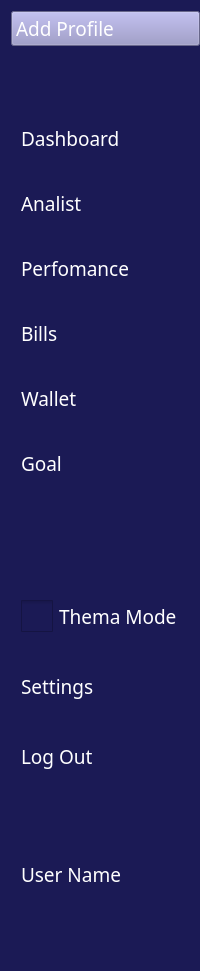
     <widget class="QWidget" name="maximize_slider_menu_widget" native="true">
      <property name="styleSheet">
       <string notr="true">QWidget{
	background-color:#1B1A55;
}
QPushButton{
	height:50px;
	weight:220px;
	border:none;
	border-top-left-radius:5px;
	border-bottom-left-radius:5px;
}
QCheckBox{
	height:50px;
	weight:220px;
}
QPushButton:checked{
	background-color:#9290C3;
	color: #9290C3;
	font-weight:bold;
}

</string>
      </property>
      <layout class="QVBoxLayout" name="verticalLayout_5">
       <property name="rightMargin">
        <number>0</number>
       </property>
       <item>
        <widget class="QComboBox" name="profiles_combobox">
         <property name="font">
          <font>
           <family>Poppins</family>
           <pointsize>14</pointsize>
          </font>
         </property>
         <property name="styleSheet">
          <string notr="true">QComboBox
{
	color:white;
	background-color:#9290C3;
}
QComboBox:editable {
    background-color: white;
}

QComboBox::drop-down
{
	border:none;
}

QComboBox::down-arrow
{
	image: url(:/img/img/chevron-down.svg);
	width:32px;
	height:32px;
	margin-right:20px;
}
QComboBox::down-arrow:on
{	
	image: url(:/img/img/chevron-up.svg);
	width:32px;
	height:32px;
	margin-right:20px;
}</string>
         </property>
         <item>
          <property name="text">
           <string>Add Profile</string>
          </property>
         </item>
         <item>
          <property name="text">
           <string>Deneme</string>
          </property>
         </item>
        </widget>
       </item>
       <item>
        <spacer name="verticalSpacer_3">
         <property name="orientation">
          <enum>Qt::Vertical</enum>
         </property>
         <property name="sizeHint" stdset="0">
          <size>
           <width>20</width>
           <height>61</height>
          </size>
         </property>
        </spacer>
       </item>
       <item>
        <layout class="QVBoxLayout" name="verticalLayout">
         <property name="spacing">
          <number>15</number>
         </property>
         <item>
          <widget class="QPushButton" name="dashboard_button">
           <property name="font">
            <font>
             <family>Poppins</family>
             <pointsize>14</pointsize>
            </font>
           </property>
           <property name="styleSheet">
            <string notr="true">color:white;
text-align: left;
padding-left: 10px;</string>
           </property>
           <property name="text">
            <string>Dashboard</string>
           </property>
           <property name="icon">
            <iconset resource="../../OneDrive/Belgeler/GitHub/financaITrackingProject/dashboard/dashboard.qrc">
             <normaloff>:/img/img/grid.svg</normaloff>:/img/img/grid.svg</iconset>
           </property>
           <property name="iconSize">
            <size>
             <width>32</width>
             <height>32</height>
            </size>
           </property>
           <property name="checkable">
            <bool>true</bool>
           </property>
           <property name="autoExclusive">
            <bool>true</bool>
           </property>
          </widget>
         </item>
         <item>
          <widget class="QPushButton" name="analist_button">
           <property name="font">
            <font>
             <family>Poppins</family>
             <pointsize>14</pointsize>
            </font>
           </property>
           <property name="styleSheet">
            <string notr="true">color:white;
text-align: left;
padding-left: 10px;</string>
           </property>
           <property name="text">
            <string>Analist</string>
           </property>
           <property name="icon">
            <iconset resource="../../OneDrive/Belgeler/GitHub/financaITrackingProject/dashboard/dashboard.qrc">
             <normaloff>:/img/img/analist.svg</normaloff>:/img/img/analist.svg</iconset>
           </property>
           <property name="iconSize">
            <size>
             <width>32</width>
             <height>32</height>
            </size>
           </property>
           <property name="checkable">
            <bool>true</bool>
           </property>
           <property name="autoExclusive">
            <bool>true</bool>
           </property>
          </widget>
         </item>
         <item>
          <widget class="QPushButton" name="performance_button">
           <property name="font">
            <font>
             <family>Poppins</family>
             <pointsize>14</pointsize>
            </font>
           </property>
           <property name="styleSheet">
            <string notr="true">color:white;
text-align: left;
padding-left: 10px;</string>
           </property>
           <property name="text">
            <string>Perfomance</string>
           </property>
           <property name="icon">
            <iconset resource="../../OneDrive/Belgeler/GitHub/financaITrackingProject/dashboard/dashboard.qrc">
             <normaloff>:/img/img/performance.svg</normaloff>:/img/img/performance.svg</iconset>
           </property>
           <property name="iconSize">
            <size>
             <width>32</width>
             <height>32</height>
            </size>
           </property>
           <property name="checkable">
            <bool>true</bool>
           </property>
           <property name="autoExclusive">
            <bool>true</bool>
           </property>
          </widget>
         </item>
         <item>
          <widget class="QPushButton" name="bills_button">
           <property name="font">
            <font>
             <family>Poppins</family>
             <pointsize>14</pointsize>
            </font>
           </property>
           <property name="styleSheet">
            <string notr="true">color:white;
text-align: left;
padding-left: 10px;</string>
           </property>
           <property name="text">
            <string>Bills</string>
           </property>
           <property name="icon">
            <iconset resource="../../OneDrive/Belgeler/GitHub/financaITrackingProject/dashboard/dashboard.qrc">
             <normaloff>:/img/img/bills.svg</normaloff>:/img/img/bills.svg</iconset>
           </property>
           <property name="iconSize">
            <size>
             <width>32</width>
             <height>32</height>
            </size>
           </property>
           <property name="checkable">
            <bool>true</bool>
           </property>
           <property name="autoExclusive">
            <bool>true</bool>
           </property>
          </widget>
         </item>
         <item>
          <widget class="QPushButton" name="wallet_button">
           <property name="font">
            <font>
             <family>Poppins</family>
             <pointsize>14</pointsize>
            </font>
           </property>
           <property name="styleSheet">
            <string notr="true">color:white;
text-align: left;
padding-left: 10px;</string>
           </property>
           <property name="text">
            <string>Wallet</string>
           </property>
           <property name="icon">
            <iconset resource="../../OneDrive/Belgeler/GitHub/financaITrackingProject/dashboard/dashboard.qrc">
             <normaloff>:/img/img/wallet.svg</normaloff>:/img/img/wallet.svg</iconset>
           </property>
           <property name="iconSize">
            <size>
             <width>32</width>
             <height>32</height>
            </size>
           </property>
           <property name="checkable">
            <bool>true</bool>
           </property>
           <property name="autoExclusive">
            <bool>true</bool>
           </property>
          </widget>
         </item>
         <item>
          <widget class="QPushButton" name="goal_button">
           <property name="font">
            <font>
             <family>Poppins</family>
             <pointsize>14</pointsize>
            </font>
           </property>
           <property name="styleSheet">
            <string notr="true">color:white;
text-align: left;
padding-left: 10px;</string>
           </property>
           <property name="text">
            <string>Goal</string>
           </property>
           <property name="icon">
            <iconset resource="../../OneDrive/Belgeler/GitHub/financaITrackingProject/dashboard/dashboard.qrc">
             <normaloff>:/img/img/crosshair.svg</normaloff>:/img/img/crosshair.svg</iconset>
           </property>
           <property name="iconSize">
            <size>
             <width>32</width>
             <height>32</height>
            </size>
           </property>
           <property name="checkable">
            <bool>true</bool>
           </property>
           <property name="autoExclusive">
            <bool>true</bool>
           </property>
          </widget>
         </item>
        </layout>
       </item>
       <item>
        <spacer name="verticalSpacer_4">
         <property name="orientation">
          <enum>Qt::Vertical</enum>
         </property>
         <property name="sizeHint" stdset="0">
          <size>
           <width>20</width>
           <height>97</height>
          </size>
         </property>
        </spacer>
       </item>
       <item>
        <layout class="QVBoxLayout" name="verticalLayout_4">
         <property name="spacing">
          <number>20</number>
         </property>
         <item>
          <widget class="QCheckBox" name="thema_button">
           <property name="font">
            <font>
             <family>Poppins</family>
             <pointsize>14</pointsize>
            </font>
           </property>
           <property name="styleSheet">
            <string notr="true">QCheckBox{
	color:white;
	padding-left: 10px;
}
QCheckBox::indicator {
	width: 32px;
	height: 32px;
}

QCheckBox::indicator:checked{
	image: url(:/img/img/toggle-right.svg);
}

QCheckBox::indicator:unchecked{

	image: url(:/img/img/toggle-left.svg);
}</string>
           </property>
           <property name="text">
            <string>Thema Mode</string>
           </property>
           <property name="checkable">
            <bool>true</bool>
           </property>
           <property name="autoExclusive">
            <bool>false</bool>
           </property>
          </widget>
         </item>
         <item>
          <widget class="QPushButton" name="settings_button">
           <property name="font">
            <font>
             <family>Poppins</family>
             <pointsize>14</pointsize>
            </font>
           </property>
           <property name="styleSheet">
            <string notr="true">color:white;
text-align: left;
padding-left: 10px;</string>
           </property>
           <property name="text">
            <string>Settings</string>
           </property>
           <property name="icon">
            <iconset resource="../../OneDrive/Belgeler/GitHub/financaITrackingProject/dashboard/dashboard.qrc">
             <normaloff>:/img/img/settings.svg</normaloff>:/img/img/settings.svg</iconset>
           </property>
           <property name="iconSize">
            <size>
             <width>32</width>
             <height>32</height>
            </size>
           </property>
           <property name="checkable">
            <bool>true</bool>
           </property>
           <property name="autoExclusive">
            <bool>true</bool>
           </property>
          </widget>
         </item>
         <item>
          <widget class="QPushButton" name="logout_button">
           <property name="font">
            <font>
             <family>Poppins</family>
             <pointsize>14</pointsize>
            </font>
           </property>
           <property name="styleSheet">
            <string notr="true">color:white;
text-align: left;
padding-left: 10px;</string>
           </property>
           <property name="text">
            <string>Log Out</string>
           </property>
           <property name="icon">
            <iconset resource="../../OneDrive/Belgeler/GitHub/financaITrackingProject/dashboard/dashboard.qrc">
             <normaloff>:/img/img/log-out.svg</normaloff>:/img/img/log-out.svg</iconset>
           </property>
           <property name="iconSize">
            <size>
             <width>32</width>
             <height>32</height>
            </size>
           </property>
           <property name="checkable">
            <bool>true</bool>
           </property>
           <property name="autoExclusive">
            <bool>true</bool>
           </property>
          </widget>
         </item>
        </layout>
       </item>
       <item>
        <spacer name="verticalSpacer_6">
         <property name="orientation">
          <enum>Qt::Vertical</enum>
         </property>
         <property name="sizeHint" stdset="0">
          <size>
           <width>20</width>
           <height>62</height>
          </size>
         </property>
        </spacer>
       </item>
       <item>
        <widget class="QPushButton" name="profile_button">
         <property name="font">
          <font>
           <family>Poppins</family>
           <pointsize>14</pointsize>
          </font>
         </property>
         <property name="styleSheet">
          <string notr="true">color:white;
text-align: left;
padding-left: 10px;</string>
         </property>
         <property name="text">
          <string>User Name</string>
         </property>
         <property name="icon">
          <iconset resource="../../OneDrive/Belgeler/GitHub/financaITrackingProject/dashboard/dashboard.qrc">
           <normaloff>:/img/img/default_profile.svg</normaloff>:/img/img/default_profile.svg</iconset>
         </property>
         <property name="iconSize">
          <size>
           <width>32</width>
           <height>32</height>
          </size>
         </property>
         <property name="checkable">
          <bool>true</bool>
         </property>
         <property name="autoExclusive">
          <bool>true</bool>
         </property>
        </widget>
       </item>
       <item>
        <spacer name="verticalSpacer_8">
         <property name="orientation">
          <enum>Qt::Vertical</enum>
         </property>
         <property name="sizeHint" stdset="0">
          <size>
           <width>20</width>
           <height>61</height>
          </size>
         </property>
        </spacer>
       </item>
      </layout>
     </widget>
